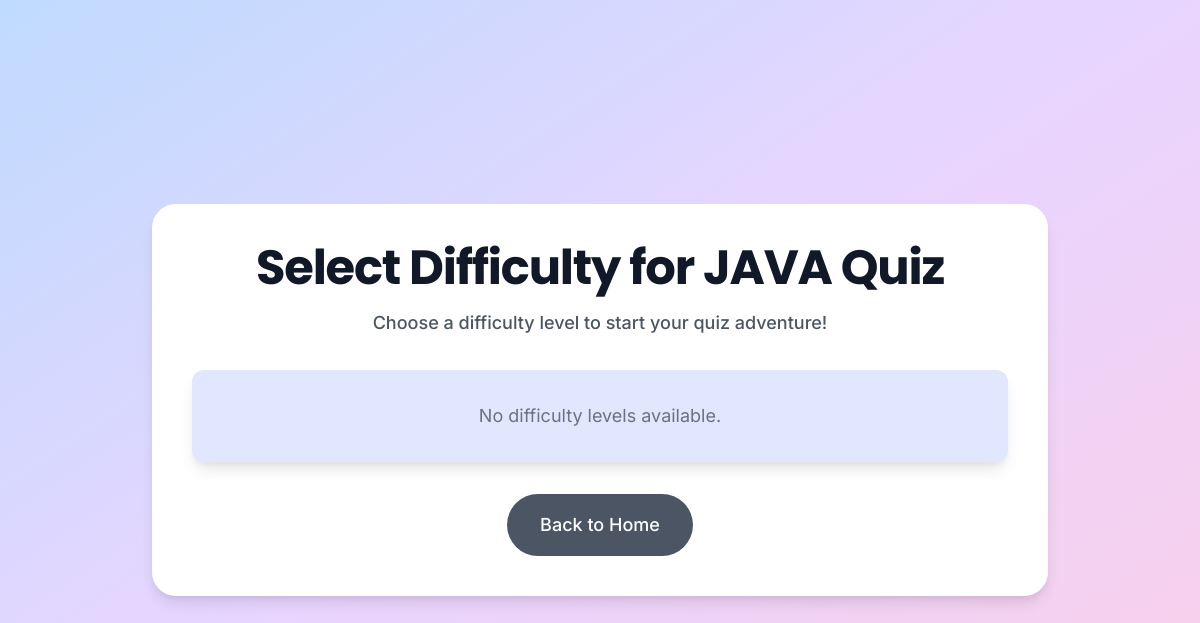
The page /quiz/JAVA/ (signed in) on the database as committed earlier.
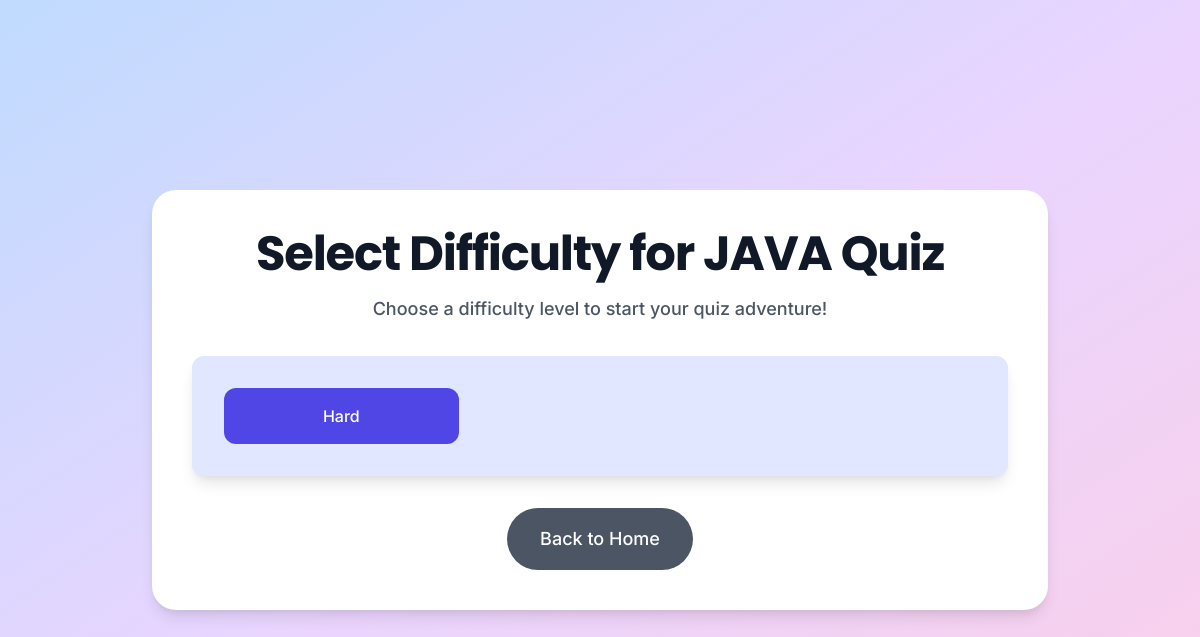
The same page on the database as committed later.
### capp/models.py (models this page shows, shortened)
class Question(models.Model):
    DIFFICULTY_LEVELS = (
        ('Easy', 'Easy'),
        ('Medium', 'Medium'),
        ('Hard', 'Hard'),
    )
    text = models.TextField()
    option1 = models.CharField(max_length=200)
    option2 = models.CharField(max_length=200)
    option3 = models.CharField(max_length=200)
    option4 = models.CharField(max_length=200)
    correct_option = models.IntegerField()
    category = models.CharField(max_length=100, default="General")
    difficulty = models.CharField(max_length=10, choices=DIFFICULTY_LEVELS, default='Easy')  # New difficulty field

### capp/views.py (the view)
# urls.py: path('quiz/<str:category>/', views.select_difficulty, name='select_difficulty'),  # New URL
@login_required
def select_difficulty(request, category):
    difficulties = Question.DIFFICULTY_LEVELS
    available_difficulties = Question.objects.filter(category=category).values('difficulty').distinct()
    available_difficulty_values = [diff['difficulty'] for diff in available_difficulties]
    return render(request, 'quiz/select_difficulty.html', {
        'category': category,
        'difficulties': [diff for diff in difficulties if diff[0] in available_difficulty_values]
    })

### templates/quiz/select_difficulty.html (shortened to what this page needs)
<!-- {% extends 'quiz/base.html' %}
{% block content %} -->
<!DOCTYPE html>
<html lang="en">
<head>
    <script src="https://cdn.tailwindcss.com"></script>
</head>
<body class="min-h-screen bg-gradient-to-br from-blue-200 via-purple-200 to-pink-200 flex items-center justify-center py-12 px-4 sm:px-6 lg:px-8">
    <div class="max-w-4xl w-full space-y-8 bg-white rounded-3xl custom-shadow p-10 transform hover:scale-101 transition-transform duration-300 section-slide">
        <div class="text-center">
            <h2 class="text-4xl sm:text-5xl font-bold text-gray-900 tracking-tight animate-pulse">
                Select Difficulty for {{ category }} Quiz
            </h2>
            <p class="mt-4 text-lg text-gray-600 font-medium leading-relaxed">
                Choose a difficulty level to start your quiz adventure!
            </p>
        </div>
        <div class="bg-indigo-100 p-8 rounded-xl custom-shadow section-slide">
            <div class="grid grid-cols-1 sm:grid-cols-2 lg:grid-cols-3 gap-6">
                {% for difficulty in difficulties %}
                    <a href="{% url 'quiz_page_category_difficulty' category difficulty.0 %}"
                       class="block px-6 py-4 bg-indigo-600 text-white text-center rounded-xl button-glow hover:bg-indigo-700 focus:outline-none focus:ring-4 focus:ring-indigo-400 transform hover:-translate-y-1 transition duration-300 text-base font-medium">
                        {{ difficulty.0 }}
                    </a>
                {% empty %}
                    <p class="text-center text-gray-500 col-span-full text-lg">No difficulty levels available.</p>
                {% endfor %}
            </div>
        </div>
        <div class="flex justify-center">
            <a href="{% url 'userindex' %}"
               class="inline-flex items-center px-8 py-4 border border-transparent text-lg font-medium rounded-full text-white bg-gray-600 hover:bg-gray-700 button-glow focus:outline-none focus:ring-4 focus:ring-offset-2 focus:ring-gray-400 transform hover:-translate-y-1 transition duration-300">
                Back to Home
            </a>
        </div>
    </div>
</body>
</html>
{% endblock %}

Rows that differ between the two databases and show on the page:
added Question: category "JAVA", difficulty "Hard"
Other text that changed with them:
{{ category }}: "JAVA" → (not shown)
text no longer shown: "No difficulty levels available."
